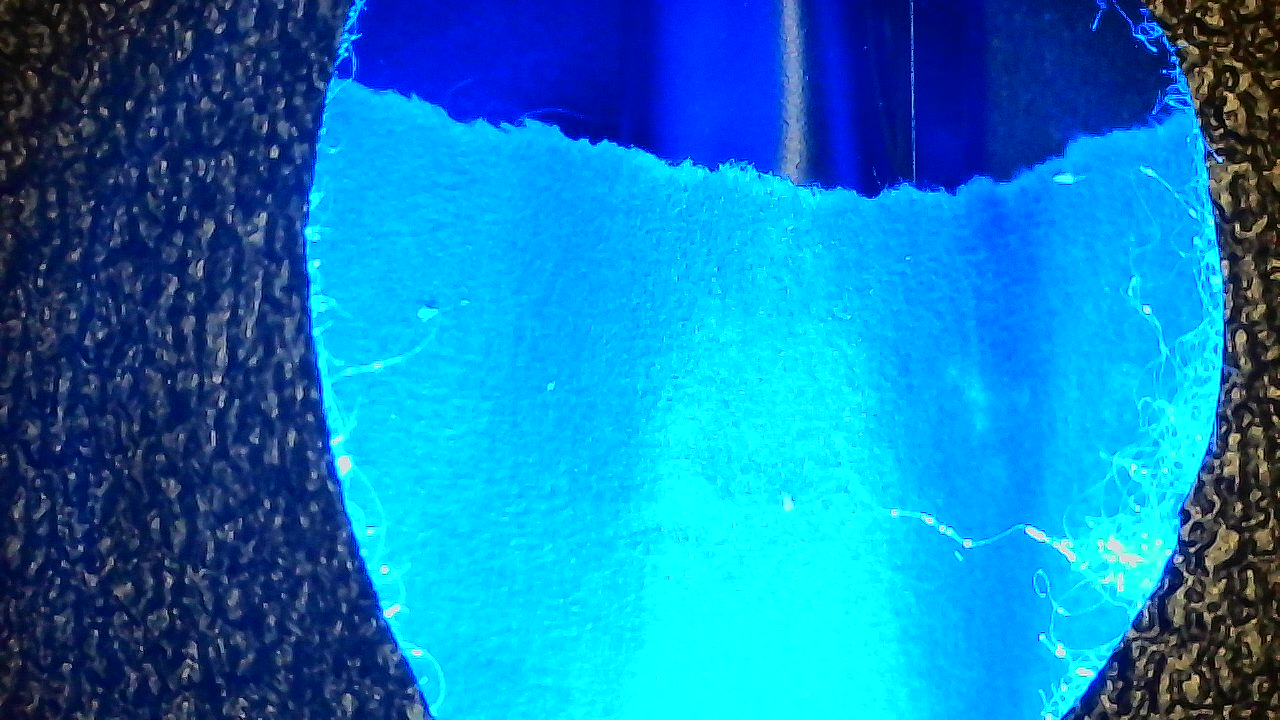
#> input picture plasticImages/2025-05-04-21-34-56.790.png, 1280 x 720 px
$ python -i microscope_analysis.py   (imports and definitions only)
#> lines starting #> are read from the running program, lines starting #| are printed output that depends on the picture; after the words box and inside, x2 and y2 are one past the last pixel; in counts of white or black regions, pixels touching at a corner belong together
import numpy as np
from skimage import io, color, filters, measure, morphology, draw
import os

# Conversion constant determined from testing to get the correct concentration
# due to low amounts of microplastics in each image
# Not using a constant like this would result in a much larger concentration
# than is actually present
conversion_constant = 1/7.34


def crop_image(image_path):
    image = io.imread(image_path)
#> image is the input picture: shape (720, 1280, 3); mean R, G, B 12.7, 126.7, 188

    # Get image dimensions
    height, width = image.shape[:2]
#> height = 720; width = 1280
    radius = min(width, height) // 2.5  # Make the circle fit within the image
#> radius = 288
    center = (height // 2, width // 2)  # Center of the image
#> center = (360, 640)

    # Create a blank mask and draw a filled circle
    mask = np.zeros((height, width), dtype=bool)
    rr, cc = draw.disk(center, radius, shape=mask.shape)
    mask[rr, cc] = True

    # Apply the mask to the image (preserving color channels)
    circular_image = np.zeros_like(image)
    circular_image[mask] = image[mask]
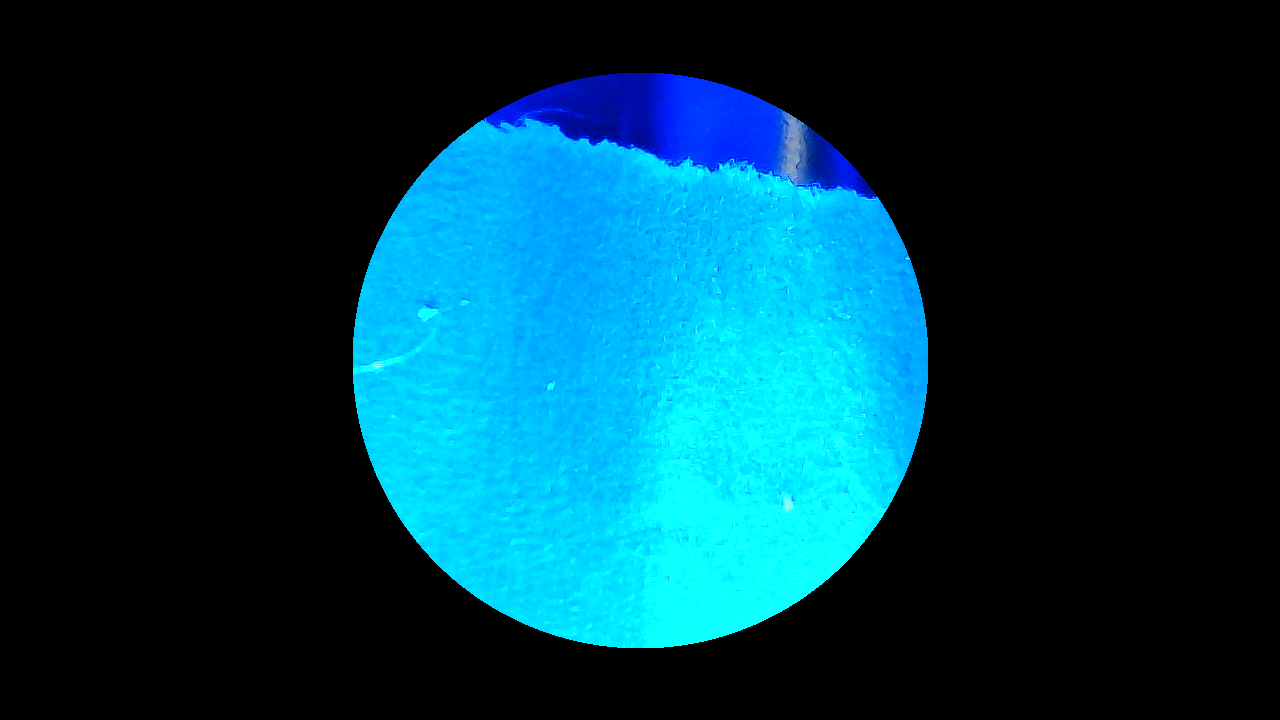
#> circular_image: shape (720, 1280, 3); mean R, G, B 0.7, 55, 71.1

    return circular_image, radius


def microplastic_concentration(image_path):
    image, radius = crop_image(image_path)
#> radius = 288
    image = color.rgb2gray(image)
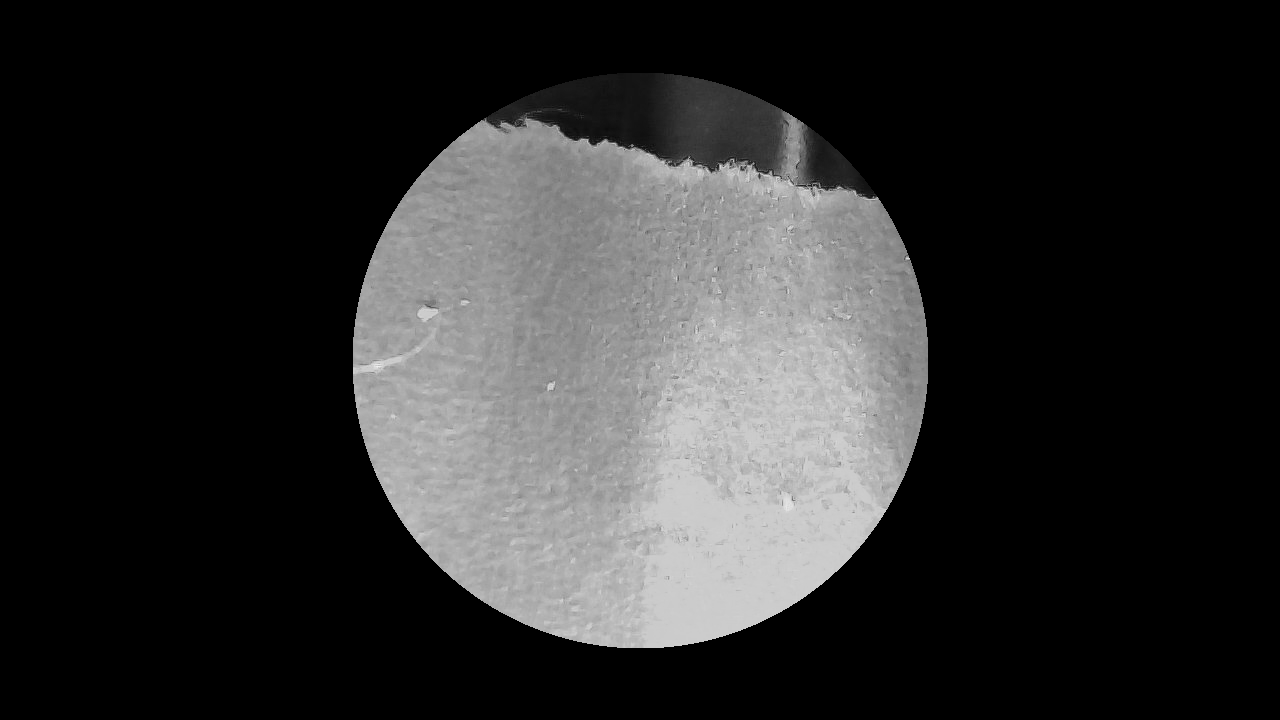
#> image: shape (720, 1280) float64; min 0, max 0.94, mean 0.175
    threshold = filters.threshold_yen(image)
#> threshold = 0.00184
    # fig, ax = filters.try_all_threshold(image, figsize=(12,6), verbose=True)

    cleaned_image = morphology.closing(image >= threshold)
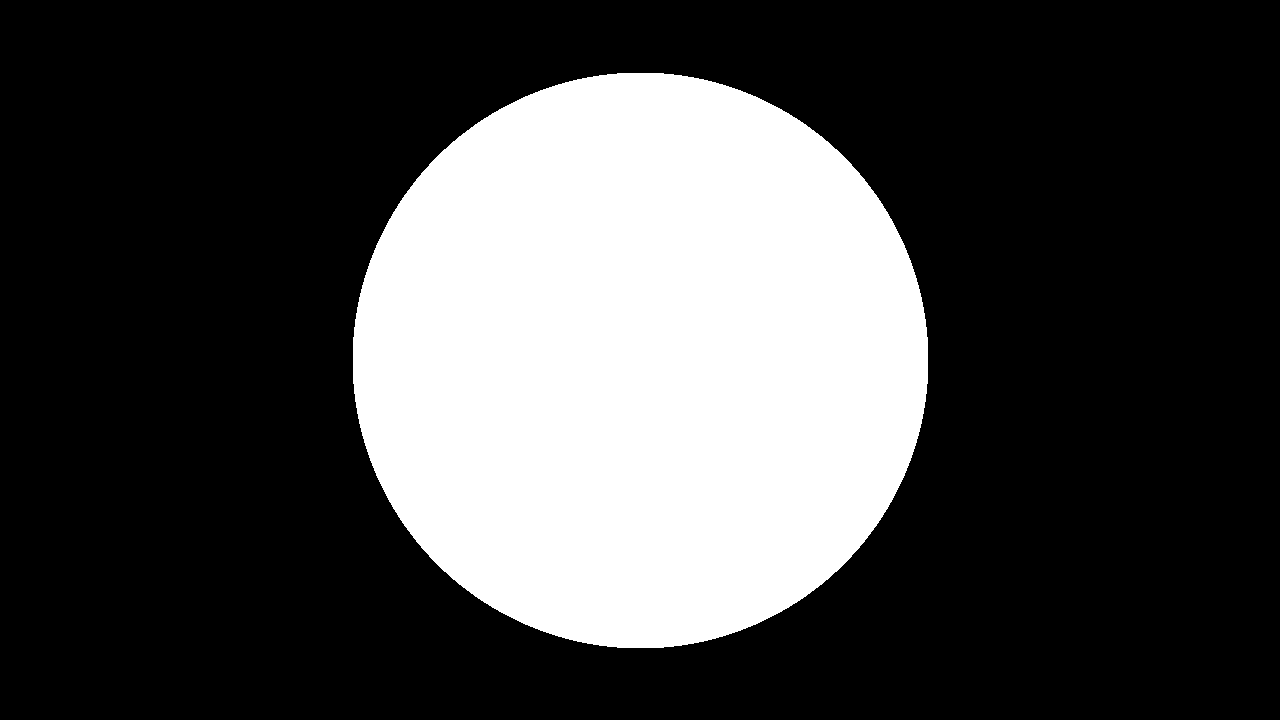
#> cleaned_image: shape (720, 1280) bool; 28.3% white; 1 white region, box (x1, y1, x2, y2) and area: (353, 73, 928, 648) 260513

    # Label connected regions
    labeled_image = measure.label(cleaned_image, background=0)
#> labeled_image: shape (720, 1280) int32; values 0 (black) and 1 (white), 28.3% white; 1 white region
    regions = measure.regionprops(labeled_image)
#> regions = 1 regions; box (x1, y1, x2, y2) and area: (353, 73, 928, 648) 260513

    # Count microplastic particles
    num_particles = len(regions)
#> num_particles = 1

    # Volume of each sample (in millimeters)
    volume = 0.075

    # Prevent falsely counting low-signal for particles
    if num_particles >= 10:
        num_particles = 0

    concentration = conversion_constant * num_particles / volume
#> concentration = 1.82

    print(f'Particles counted: {num_particles} particles')
#| Particles counted: 1 particles
    print(f'Approximate concentration: {concentration:.2f} particles/mL')
#| Approximate concentration: 1.82 particles/mL

    return concentration

def save_cropped_image(image_path: str, output_path: str = None) -> str:
    image_path = os.path.normpath(image_path)
    cropped, _ = crop_image(image_path)
    if output_path is None:
        base, ext = os.path.splitext(image_path)
        output_path = f"{base}_cropped{ext}"
    io.imsave(output_path, cropped)
    return output_path

# [5 lines not run here, left out]

>>> result = microplastic_concentration('plasticImages/2025-05-04-21-34-56.790.png')
#> result = 1.82

$ run again, on plasticImages/2025-05-04-18-28-29.052.png
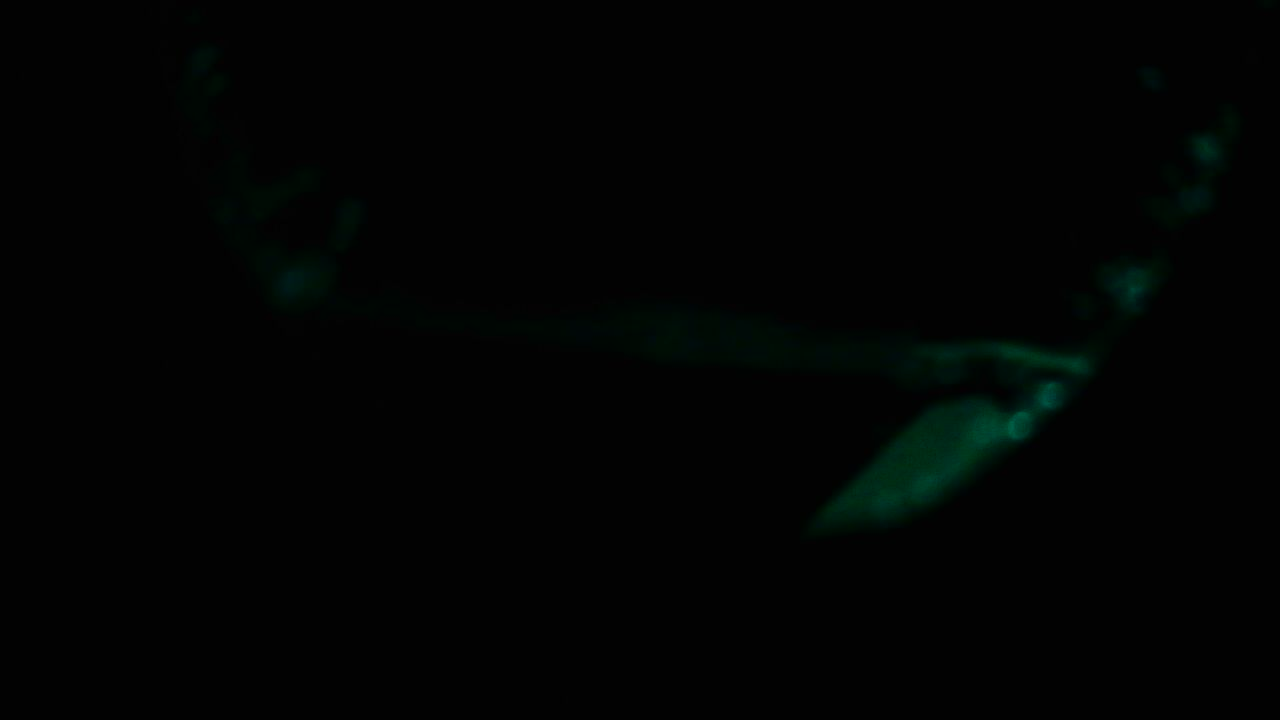
#> input picture plasticImages/2025-05-04-18-28-29.052.png, 1280 x 720 px
#> in crop_image, image is the input picture: shape (720, 1280, 3); mean R, G, B 1.8, 3.3, 2.7
#> in microplastic_concentration, `image, radius = crop_image(image_path)`: radius = 288
#> in microplastic_concentration, `image = color.rgb2gray(image)`:
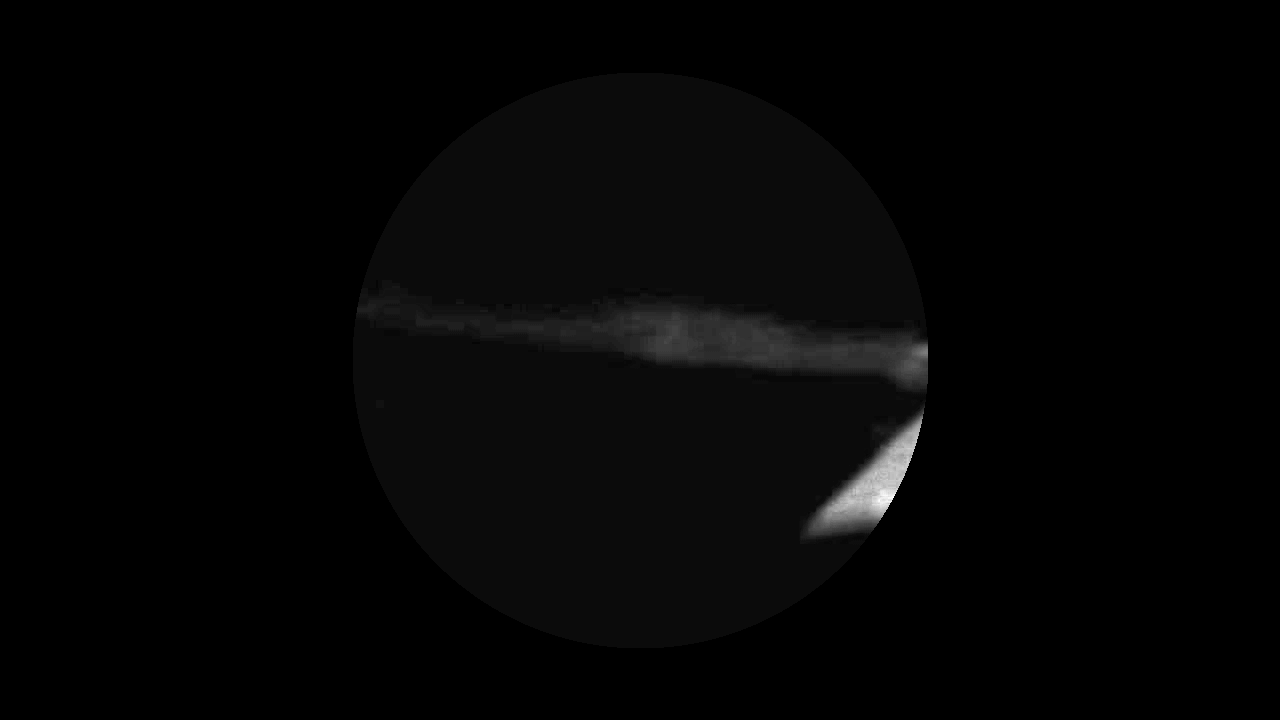
#> image: shape (720, 1280) float64; min 0, max 0.167, mean 0.00324; drawn with min black and max white
#> threshold = 0.0441
#> in microplastic_concentration, `cleaned_image = morphology.closing(image >= threshold)`:
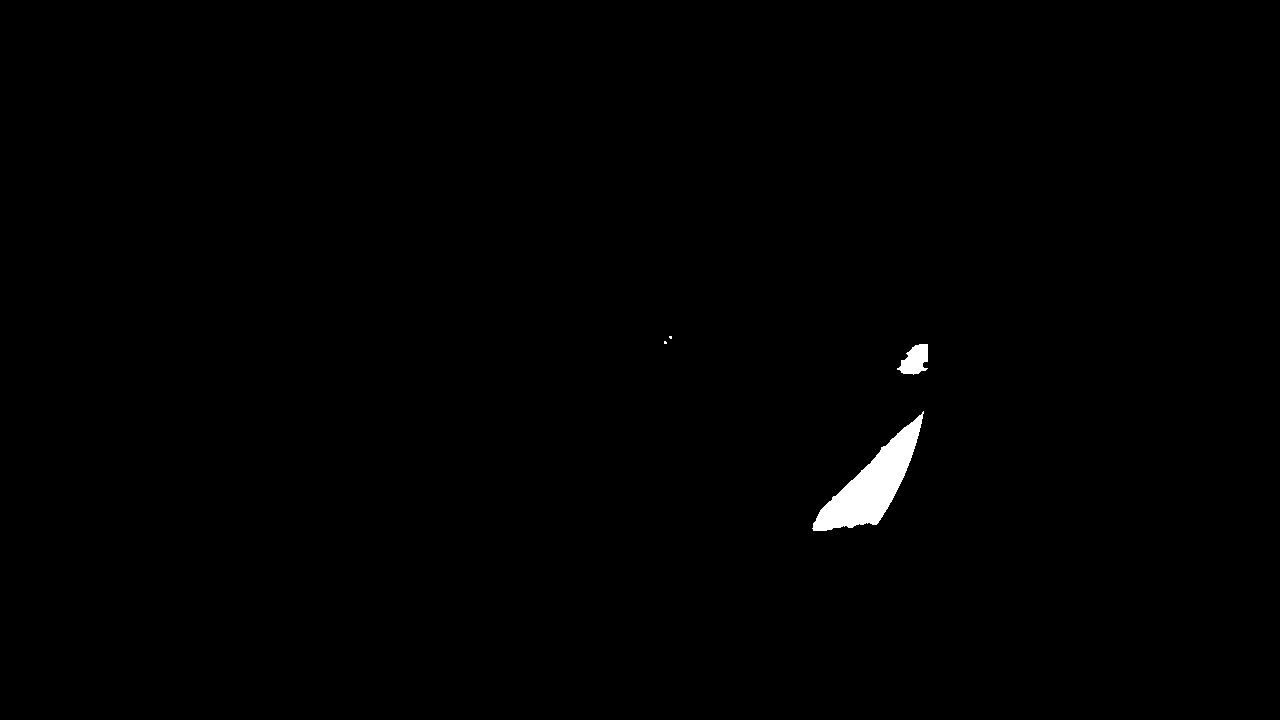
#> cleaned_image: shape (720, 1280) bool; 0.59% white; 4 white regions (2 under 20 px)
#> labeled_image: shape (720, 1280) int32; 5 distinct labels, from 0 to 4
#> regions = 4 regions; box (x1, y1, x2, y2) and area: (812, 411, 924, 531) 4836, (897, 344, 928, 375) 626, (669, 336, 672, 339) 8, (664, 341, 667, 344) 8
#> num_particles = 4
#> concentration = 7.27
#| Particles counted: 4 particles
#| Approximate concentration: 7.27 particles/mL

$ run again, on plasticImages/2025-05-04-18-36-30.150.png
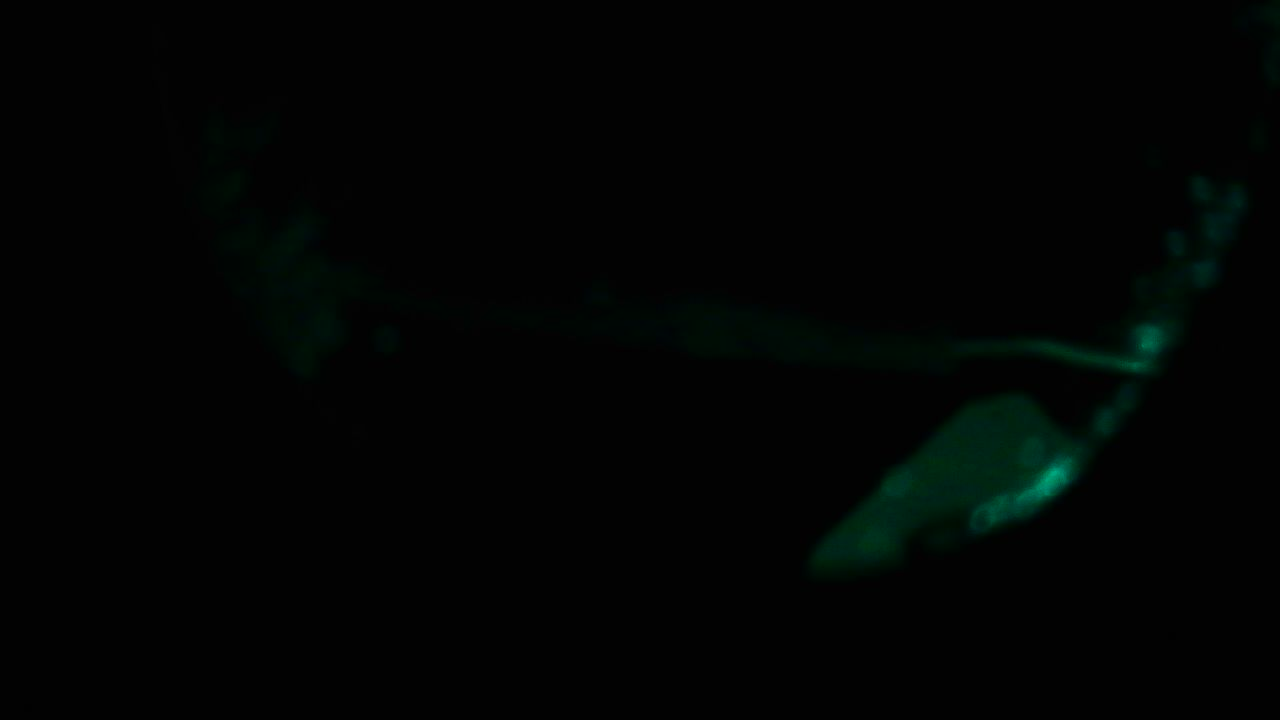
#> input picture plasticImages/2025-05-04-18-36-30.150.png, 1280 x 720 px
#> in crop_image, image is the input picture: shape (720, 1280, 3); mean R, G, B 1.8, 3.9, 3
#> in microplastic_concentration, `image, radius = crop_image(image_path)`: radius = 288
#> in microplastic_concentration, `image = color.rgb2gray(image)`:
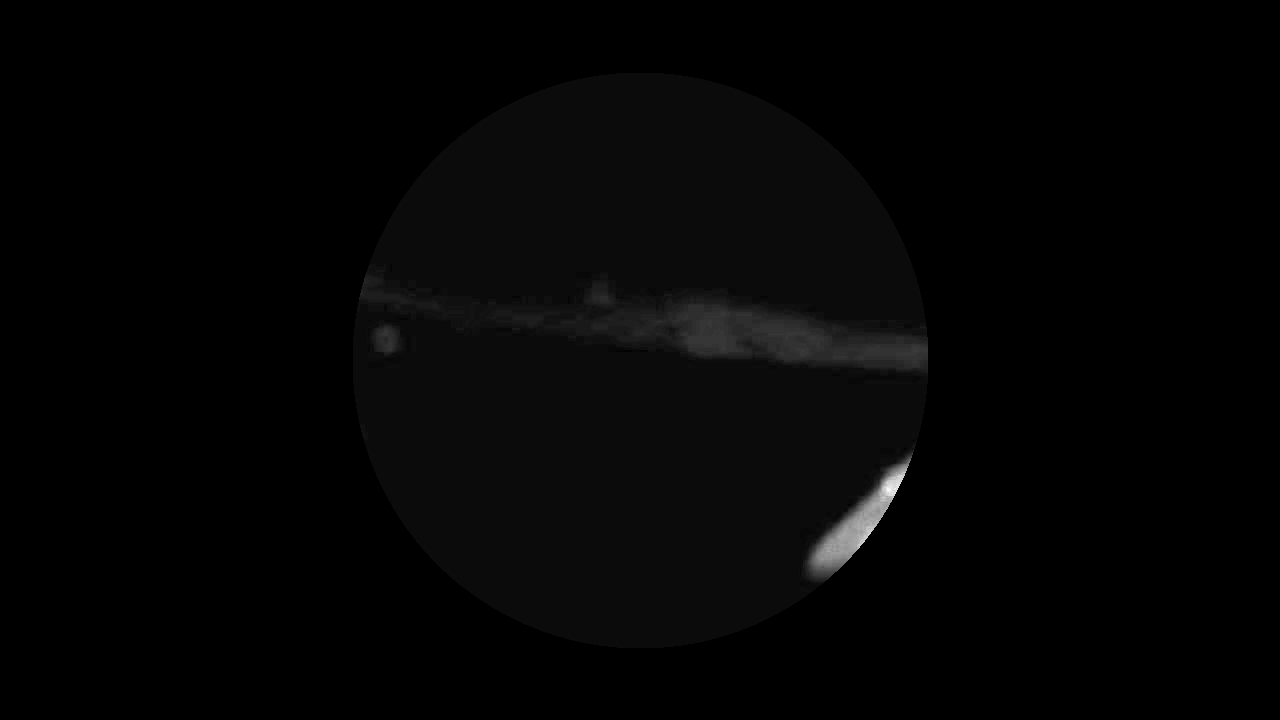
#> image: shape (720, 1280) float64; min 0, max 0.177, mean 0.00301; drawn with min black and max white
#> threshold = 0.0383
#> in microplastic_concentration, `cleaned_image = morphology.closing(image >= threshold)`:
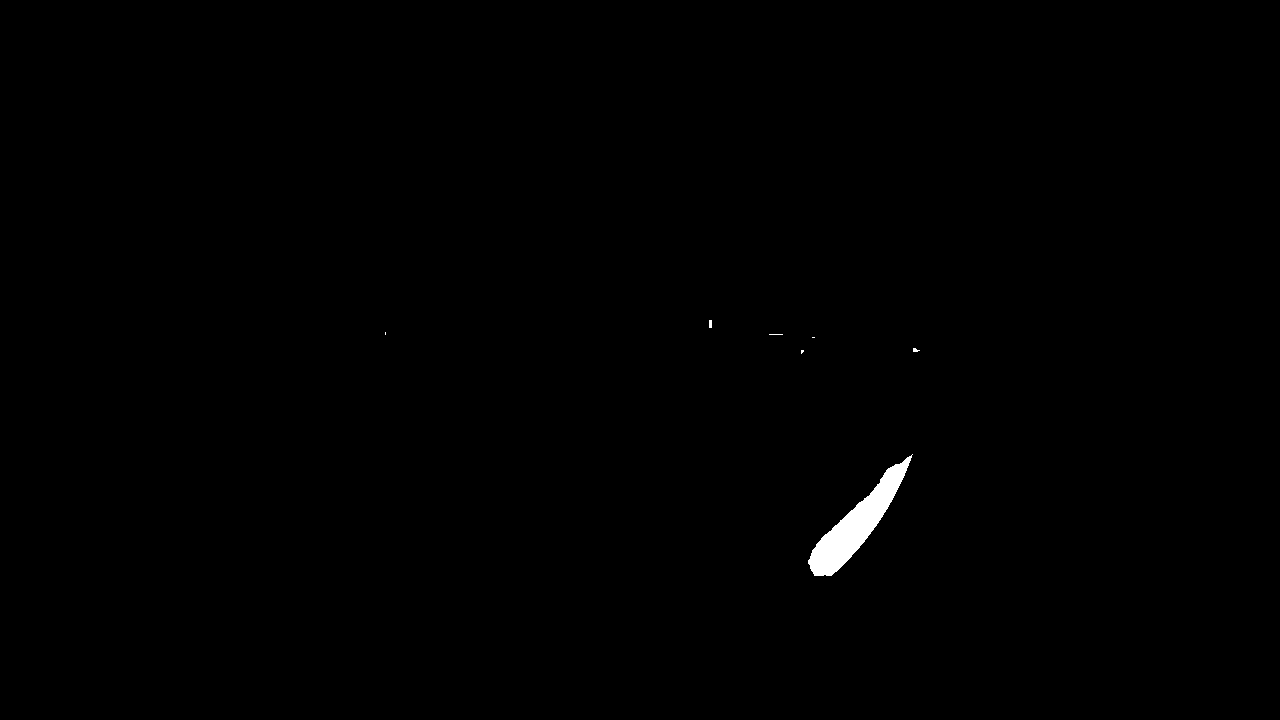
#> cleaned_image: shape (720, 1280) bool; 0.42% white; 7 white regions (5 under 20 px)
#> labeled_image: shape (720, 1280) int32; 8 distinct labels, from 0 to 7
#> regions = 7 regions; box (x1, y1, x2, y2) and area: (808, 454, 913, 576) 3754, (709, 320, 712, 328) 24, (913, 348, 920, 352) 19, (769, 334, 783, 335) 14, (801, 350, 804, 354) 9, (385, 332, 386, 335) 3, (812, 337, 815, 338) 3
#> num_particles = 7
#> concentration = 12.72
#| Particles counted: 7 particles
#| Approximate concentration: 12.72 particles/mL
